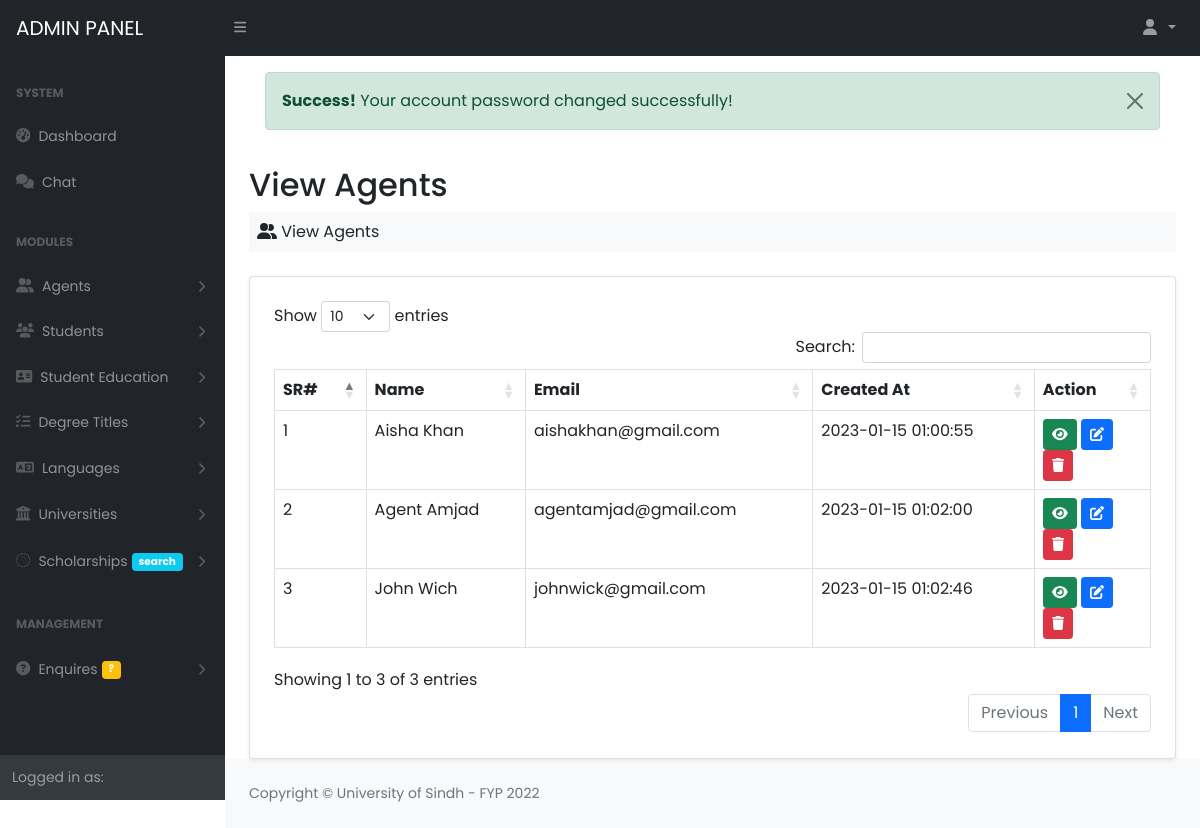
Screenshot of /Project/admin/view_agents.php (signed in) with the database file from the repository.
### tables this page shows
CREATE TABLE `agents` (
  `agent_id` int(11) NOT NULL AUTO_INCREMENT,
  `name` varchar(50) DEFAULT NULL,
  `email` varchar(50) DEFAULT NULL,
  `password` varchar(50) DEFAULT NULL,
  `phone_no` varchar(50) DEFAULT NULL,
  `cnic` varchar(50) DEFAULT NULL,
  `gender` varchar(50) DEFAULT NULL,
  `profile` varchar(100) DEFAULT NULL,
  `created_at` timestamp NOT NULL DEFAULT current_timestamp(),
  `status` int(11) DEFAULT 0,
  PRIMARY KEY (`agent_id`)
);

### Project/database/database.php (called while the page is built, shortened)
<?php
class Database
{
	private $db_host = "localhost";
	private $db_user = "root";
	private $db_pass = "";
	private $db_name = "fyp_cms";
	public $connection = null;
	public function __construct()
	{
		$this->connection = mysqli_connect($this->db_host, $this->db_user, $this->db_pass, $this->db_name);
	}
	public function executeQuery($query)
	{
		$this->query = $query;
		$this->result = mysqli_query($this->connection, $this->query);
		return $this->result;
	}
}
?>

### Project/admin/view_agents.php (the view)
<?php  include_once("includes/header.php"); ?>
 <?php  include_once("includes/nav.php"); ?>
 <div id="layoutSidenav">
         <?php include_once("includes/sidebar.php") ?>
         <div id="layoutSidenav_content">
             <main>
                 <div class="container-fluid px-4">
                     <div class="p-3"><?php require_once("includes/messages.php") ?></div>
                     <h2 class="mt-1">View Agents</h2>
                     <ol class="breadcrumb mb-4 bg-light p-2">
                         <li class="breadcrumb-item"><i class="fa fa-user-group"></i> View Agents</li>
                     </ol>
                     <div class="card shadow-sm bg-white p-2">
                         <div class="card-body p-3">
                            <table class="table table-bordered table-hover " id="table">
                                 <thead>
                                     <tr>
                                         <th>SR#</th>
                                         <th>Name</th>
                                         <th>Email</th>
                                         <th>Created At</th>
                                         <th>Action</th>
                                     </tr>
                                 </thead>
                                 <tbody>
                                     <?php
                                         $query = "SELECT * FROM agents";
                                         $result = $db->executeQuery($query);
                                         if($result->num_rows){
                                             $a = 0;
                                             while($row = mysqli_fetch_assoc($result)){
                                                 ?>
                                                 <tr>
                                                     <td><?php echo ++$a ?></td>
                                                     <td><?php echo $row['name'] ?></td>
                                                     <td><?php echo $row['email'] ?></td>
                                                     <td><?php echo $row['created_at'] ?></td>
                                                     <td>
                                                         <a href="show_agent?id=<?php echo $row['agent_id']  ?>" class="btn btn-success btn-sm"><i class="fa fa-eye"></i></a>
                                                         <a href="edit_agent?id=<?php echo $row['agent_id'] ?>" class="btn btn-primary btn-sm"><i class="fa fa-edit"></i></a>
                                                         <a href="classes/delete_agent?id=<?php echo $row['agent_id'] ?>" class="btn btn-danger btn-sm"><i class="fa fa-trash"></i></a>
                                                     </td>
                                                 </tr>
                                                 <?php
                                             }
                                         }
                                     ?>
                                 </tbody>
                            </table>
                         </div>
                     </div>
                 </div>
             </main>
 <?php  include_once("includes/footer.php") ?>

### Project/admin/includes/header.php (style rules this page uses)
body { font-family: 'Poppins', sans-serif; }

### rows the page displays
agents: name "Aisha Khan", email "aishakhan@gmail.com", created_at "2023-01-15 01:00:55"
agents: name "Agent Amjad", email "agentamjad@gmail.com", created_at "2023-01-15 01:02:00"
agents: name "John Wich", email "johnwick@gmail.com", created_at "2023-01-15 01:02:46"

### other values shown
$_SESSION['success'] "Your account password changed successfully!"
